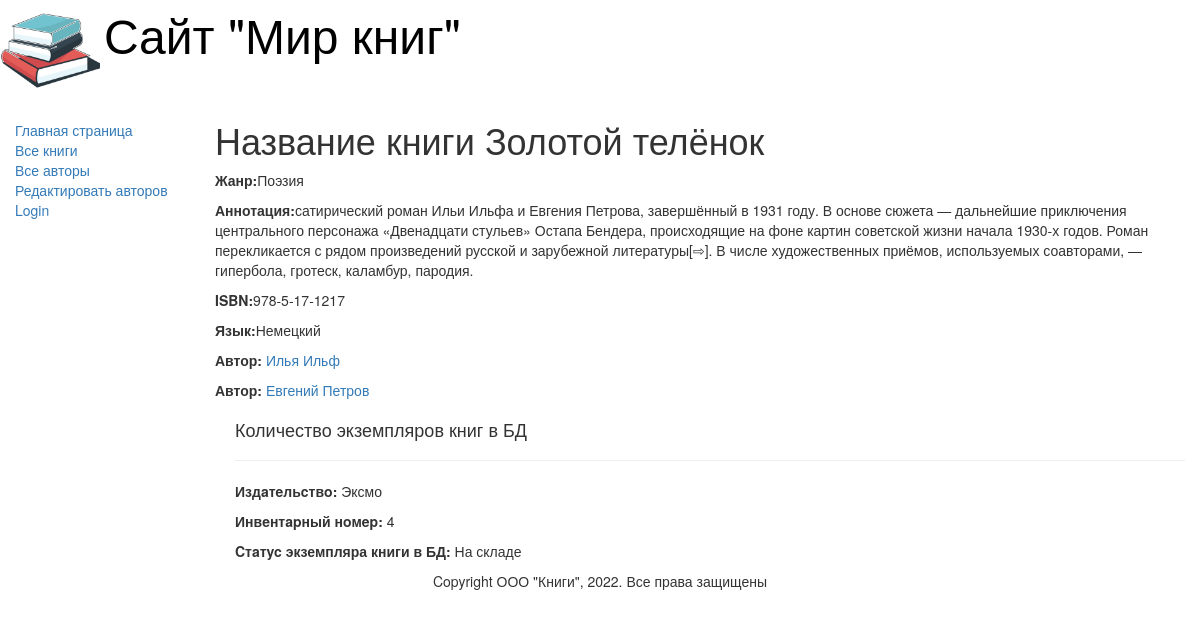
The page /book/4 on the database as committed earlier.
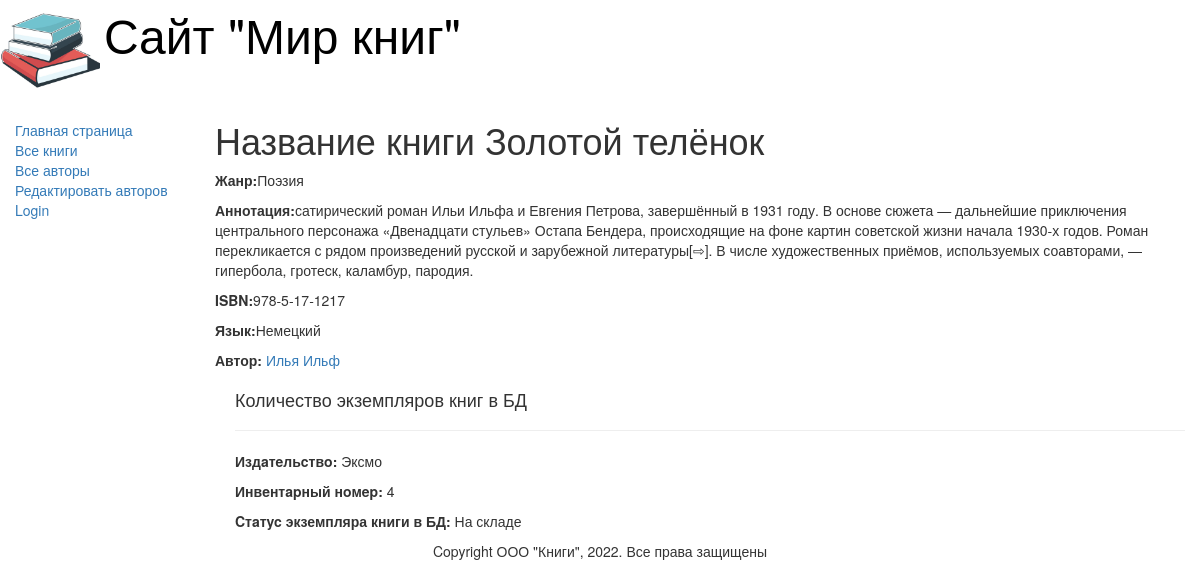
The same page on the database as committed later.
### catalog/models.py (models this page shows, shortened)
class Author(models.Model):
    first_name = models.CharField(max_length=100,
                                  help_text="Введите имя автора",
                                  verbose_name="Имя автора")
    last_name = models.CharField(max_length=100,
                                 help_text="Введите фамилию автора",
                                 verbose_name="Фамилия автора")
    date_of_birth = models.DateField(help_text="Введите дату рождения",
                                     verbose_name="Дата рождения",
                                     null=True, blank=True)
    date_of_death = models.DateField(help_text="Введите дату смерти",
                                     verbose_name="Дата смерти",
                                     null=True, blank=True)

class BookInstance(models.Model):
    book = models.ForeignKey("Book", on_delete=models.CASCADE, null=True)
    inv_nom = models.CharField(max_length=20, null=True,
                               help_text="Введите инвентарный номер экземпляра",
                               verbose_name="Инвентарный номер")
    imprint = models.CharField(max_length=200,
                               help_text="Введите издание и год выпуска",
                               verbose_name="Издательство")
    status = models.ForeignKey("Status", on_delete=models.CASCADE, null=True,
                               help_text="Изменить состояние экземпляра",
                               verbose_name="Статус экземпляра книги")
    due_back = models.DateField(null=True, blank=True,
                                help_text="введите конец срока статуса",
                                verbose_name="Дата окончания статуса")
    borrower = models.ForeignKey(User, on_delete=models.SET_NULL,
                                 null=True, blank=True,
                                 verbose_name='Заказчик', help_text='Выберите заказчика книги')

class Status(models.Model):
    name = models.CharField(max_length=20,
                            help_text="Введите статус экземпляра книги",
                            verbose_name="Статус экземпляра книги")
    def __str__(self):
        return self.name

### catalog/views.py (the view)
# urls.py: re_path(r'^book/(?P<pk>\d+)$', views.BookDetailView.as_view(), name='books-detail'),
class BookDetailView(generic.DetailView):
    model = Book

### catalog/models.py (called while the page is built)
    def __str__(self):
        return self.name

    def __str__(self):
        return self.name

### templates/catalog/book_detail.html (shortened to what this page needs)
{% extends "base_generic.html" %}
{% block content %}
<h1> Название книги {{book.title}}</h1>
<p><strong>Жанр:</strong>{{ book.genre }}</p>
<p><strong>Аннотация:</strong>{{ book.summary }}</p>
<p><strong>ISBN:</strong>{{ book.isbn }}</p>
<p><strong>Язык:</strong>{{ book.language }}</p>
{% for author in book.author.all %}
<p><strong>Автор:</strong>
<a href="">{{author.first_name}} {{author.last_name}}</a></p>
{% endfor %}
<div style="margin-left: 20px;margin-top:20px">
    <h4>Количество экземпляров книг в БД</h4>
    {% for copy in book.bookinstance_set.all %}
<hr><p class="{% if copy.status == 1 %} text-success
{% elif copy.status == 2 %} text-danger
{% else %} text-warning
{% endif %}"> {{ copy.get_status_display }}</р>
<p><strong>Издaтeльcтвo:</strong> {{copy.imprint}}</p>
<p><strong>Инвeнтapный нoмep:</strong> {{copy.id}}</p>
<p><strong>Cтaтyc экземпляра книги в БД:</strong> {{copy.status}}</p>
{% endfor %}
</div>
{% endblock %}

Rows that differ between the two databases and show on the page:
removed Author: first_name "Евгений", last_name "Петров"
